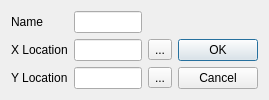
<?xml version="1.0" encoding="UTF-8"?>
<ui version="4.0">
 <class>Dialog</class>
 <widget class="QDialog" name="Dialog">
  <property name="geometry">
   <rect>
    <x>0</x>
    <y>0</y>
    <width>269</width>
    <height>87</height>
   </rect>
  </property>
  <property name="windowTitle">
   <string>Set Origin</string>
  </property>
  <layout class="QGridLayout" name="gridLayout">
   <item row="2" column="5">
    <widget class="QLineEdit" name="origin_y"/>
   </item>
   <item row="1" column="7">
    <widget class="QToolButton" name="find_x">
     <property name="text">
      <string>...</string>
     </property>
    </widget>
   </item>
   <item row="1" column="1">
    <widget class="QLabel" name="label">
     <property name="text">
      <string>X Location</string>
     </property>
    </widget>
   </item>
   <item row="2" column="1">
    <widget class="QLabel" name="label_2">
     <property name="text">
      <string>Y Location</string>
     </property>
    </widget>
   </item>
   <item row="1" column="8" rowspan="2">
    <widget class="QDialogButtonBox" name="buttonBox">
     <property name="orientation">
      <enum>Qt::Vertical</enum>
     </property>
     <property name="standardButtons">
      <set>QDialogButtonBox::Cancel|QDialogButtonBox::Ok</set>
     </property>
    </widget>
   </item>
   <item row="1" column="5">
    <widget class="QLineEdit" name="origin_x"/>
   </item>
   <item row="2" column="7">
    <widget class="QToolButton" name="find_y">
     <property name="text">
      <string>...</string>
     </property>
    </widget>
   </item>
   <item row="0" column="1">
    <widget class="QLabel" name="label_3">
     <property name="text">
      <string>Name</string>
     </property>
    </widget>
   </item>
   <item row="0" column="5">
    <widget class="QLineEdit" name="origin_name_input"/>
   </item>
  </layout>
 </widget>
 <resources/>
 <connections>
  <connection>
   <sender>buttonBox</sender>
   <signal>accepted()</signal>
   <receiver>Dialog</receiver>
   <slot>accept()</slot>
   <hints>
    <hint type="sourcelabel">
     <x>248</x>
     <y>254</y>
    </hint>
    <hint type="destinationlabel">
     <x>157</x>
     <y>274</y>
    </hint>
   </hints>
  </connection>
  <connection>
   <sender>buttonBox</sender>
   <signal>rejected()</signal>
   <receiver>Dialog</receiver>
   <slot>reject()</slot>
   <hints>
    <hint type="sourcelabel">
     <x>316</x>
     <y>260</y>
    </hint>
    <hint type="destinationlabel">
     <x>286</x>
     <y>274</y>
    </hint>
   </hints>
  </connection>
 </connections>
</ui>
